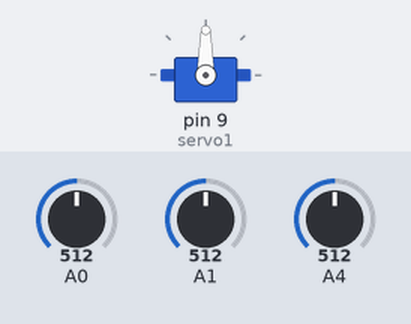
Recording of a sketch running on a simulated Arduino Uno, built with avr-gcc and run on an emulated ATmega328P. Parts: servo. The inputs (shaded band) are chosen by the test bench; at power-on: A0 = 512, A1 = 512, A4 = 512. What the sketch prints to the serial monitor is not drawn.

Above: at 1.2 s.
1.3 s: A0 set to 543
At 1.86 s:
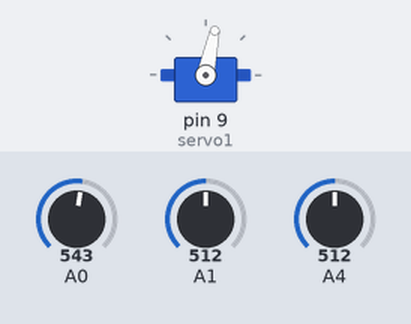
4.3 s: A0 set to 306
7.3 s: A1 set to 343
10.3 s: A1 set to 308
At 10.3 s:
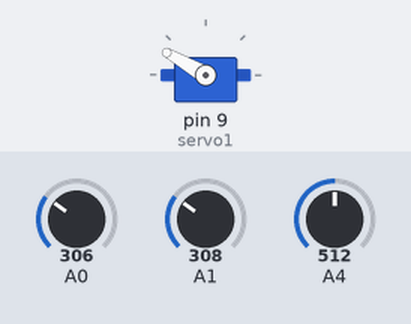
11.8 s: A0 set to 278
At 11.96 s:
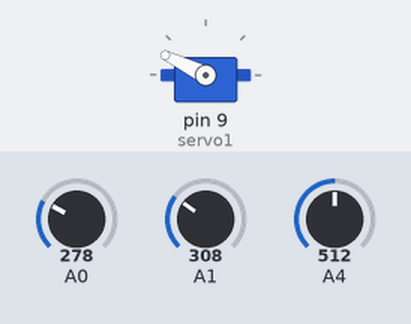
13.7 s: A0 set to 511
At 22.1 s:
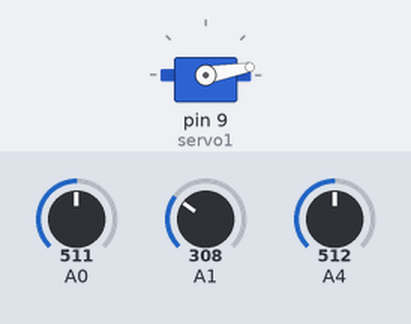
Timing chart, 0 to 22.4 s (numbered marks = the images above; inputs shaded):
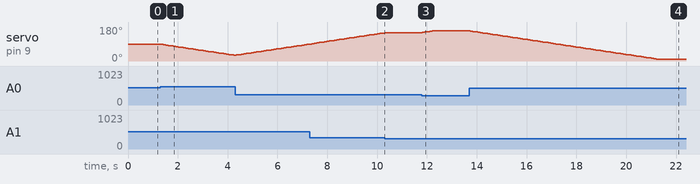

The sketch:

SolarProject.ino
```cpp
#include <Servo.h>
Servo servo1; // create servo object to control a servo
int analogValues[4];
float solarReading;
float solarVoltage;

float lightSensorDiff;
int LIGHT_SENSOR_THRESHOLD = 20;
int curr_angle = -1;

int counter = 0;
float sumVoltage = 0;;
float averageVoltage;

void setup() {
  Serial.begin(9600);
  servo1.attach(9);
}

void loop() {
  delay(100);

  // get light sensor input
  analogValues[0] = analogRead(A0); // right side
  analogValues[1] = analogRead(A1); // left side

  // get motor rotation angle
  curr_angle = servo1.read();

  // get solar panel voltage
  solarReading = analogRead(A4);
  solarVoltage = solarReading * 5.0 / 1024.0;// map(solarReading, 0, 1023, 0, 5);

  lightSensorDiff = analogValues[1] - analogValues[0]; // left - right

  if (lightSensorDiff > LIGHT_SENSOR_THRESHOLD && ((curr_angle + 2) <= 160)){
    // move servo one direction by 2 degrees
    curr_angle = curr_angle + 2;
    servo1.write(curr_angle);
  }
  else if (lightSensorDiff < - LIGHT_SENSOR_THRESHOLD && ((curr_angle - 2) >= 10)){
    // move servo other direction by 2 degrees
    curr_angle = curr_angle - 2;
    servo1.write(curr_angle);
  }
  counter ++;
  sumVoltage += solarVoltage;
  averageVoltage = sumVoltage / counter;
  Serial.print("Avg Voltage: ");
  Serial.println(averageVoltage);
  Serial.println("");
}
```

Measured:
- the behaviour switches between 532 and 533 on A0 (found by bisection; images 0 and 1)
- the behaviour switches between 327 and 326 on A1 (found by bisection; images 1 and 2)
- after the input at 1.3 s, servo on pin 9 (servo1): moves from 90° to 30° over 2.9 s, starting at once
- after the input at 10.3 s, servo on pin 9 (servo1): stays 150° (without the input it goes to 152° after 0.10 s)
- after the input at 11.8 s, servo on pin 9 (servo1): moves from 150° to 160° over 0.40 s, starting at once
- after the input at 13.7 s, servo on pin 9 (servo1): moves from 160° to 10° over 7.5 s, starting at once
